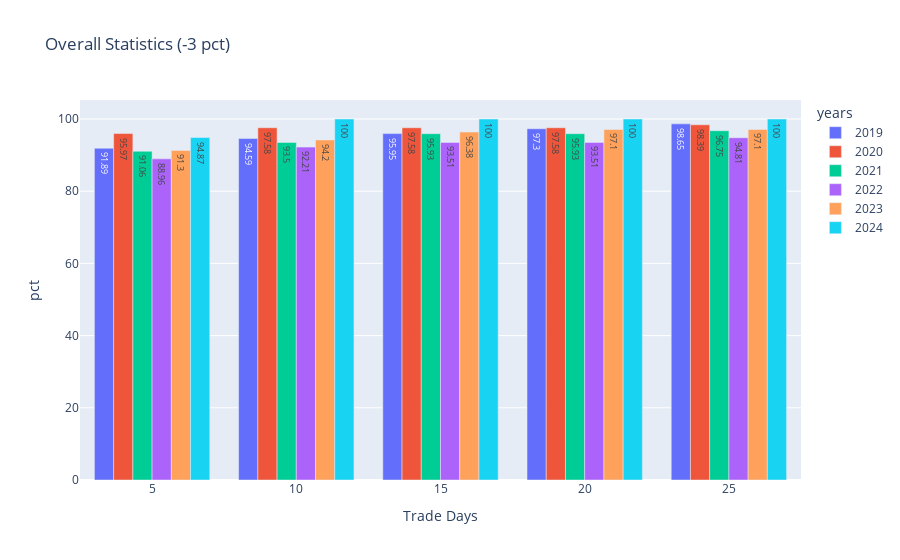

Write notebook code for a chart like this one.
### Code cell
fig = px.bar(data,
                x = 'Trade Days', 
            y = 'pct',
            color = 'years',
            hover_data=['Count'],
            orientation='v', 
            barmode= 'group', 
            title = f'Overall Statistics ({price_dec_pct_buy[i]} pct)',
            text = 'pct')
fig.show()

### Figure 1 — Plotly figure (JSON) as saved in the notebook; plotly's stock layout.template omitted (floating-point values rounded to 4 significant figures)
{"data": [{"alignmentgroup": "True", "customdata": [[68], [70], [71], [72], [73]], "hovertemplate": "years=2019<br>Trade Days=%{x}<br>pct=%{text}<br>Count=%{customdata[0]}<extra></extra>", "legendgroup": "2019", "marker": {"color": "#636efa", "pattern": {"shape": ""}}, "name": "2019", "offsetgroup": "2019", "orientation": "v", "showlegend": true, "text": [91.89, 94.59, 95.95, 97.3, 98.65], "textposition": "auto", "type": "bar", "x": [5, 10, 15, 20, 25], "xaxis": "x", "y": [91.89, 94.59, 95.95, 97.3, 98.65], "yaxis": "y"}, {"alignmentgroup": "True", "customdata": [[119], [121], [121], [121], [122]], "hovertemplate": "years=2020<br>Trade Days=%{x}<br>pct=%{text}<br>Count=%{customdata[0]}<extra></extra>", "legendgroup": "2020", "marker": {"color": "#EF553B", "pattern": {"shape": ""}}, "name": "2020", "offsetgroup": "2020", "orientation": "v", "showlegend": true, "text": [95.97, 97.58, 97.58, 97.58, 98.39], "textposition": "auto", "type": "bar", "x": [5, 10, 15, 20, 25], "xaxis": "x", "y": [95.97, 97.58, 97.58, 97.58, 98.39], "yaxis": "y"}, {"alignmentgroup": "True", "customdata": [[112], [115], [118], [118], [119]], "hovertemplate": "years=2021<br>Trade Days=%{x}<br>pct=%{text}<br>Count=%{customdata[0]}<extra></extra>", "legendgroup": "2021", "marker": {"color": "#00cc96", "pattern": {"shape": ""}}, "name": "2021", "offsetgroup": "2021", "orientation": "v", "showlegend": true, "text": [91.06, 93.5, 95.93, 95.93, 96.75], "textposition": "auto", "type": "bar", "x": [5, 10, 15, 20, 25], "xaxis": "x", "y": [91.06, 93.5, 95.93, 95.93, 96.75], "yaxis": "y"}, {"alignmentgroup": "True", "customdata": [[137], [142], [144], [144], [146]], "hovertemplate": "years=2022<br>Trade Days=%{x}<br>pct=%{text}<br>Count=%{customdata[0]}<extra></extra>", "legendgroup": "2022", "marker": {"color": "#ab63fa", "pattern": {"shape": ""}}, "name": "2022", "offsetgroup": "2022", "orientation": "v", "showlegend": true, "text": [88.96, 92.21, 93.51, 93.51, 94.81], "textposition": "auto", "type": "bar", "x": [5, 10, 15, 20, 25], "xaxis": "x", "y": [88.96, 92.21, 93.51, 93.51, 94.81], "yaxis": "y"}, {"alignmentgroup": "True", "customdata": [[126], [130], [133], [134], [134]], "hovertemplate": "years=2023<br>Trade Days=%{x}<br>pct=%{text}<br>Count=%{customdata[0]}<extra></extra>", "legendgroup": "2023", "marker": {"color": "#FFA15A", "pattern": {"shape": ""}}, "name": "2023", "offsetgroup": "2023", "orientation": "v", "showlegend": true, "text": [91.3, 94.2, 96.38, 97.1, 97.1], "textposition": "auto", "type": "bar", "x": [5, 10, 15, 20, 25], "xaxis": "x", "y": [91.3, 94.2, 96.38, 97.1, 97.1], "yaxis": "y"}, {"alignmentgroup": "True", "customdata": [[37], [39], [39], [39], [39]], "hovertemplate": "years=2024<br>Trade Days=%{x}<br>pct=%{text}<br>Count=%{customdata[0]}<extra></extra>", "legendgroup": "2024", "marker": {"color": "#19d3f3", "pattern": {"shape": ""}}, "name": "2024", "offsetgroup": "2024", "orientation": "v", "showlegend": true, "text": [94.87, 100, 100, 100, 100], "textposition": "auto", "type": "bar", "x": [5, 10, 15, 20, 25], "xaxis": "x", "y": [94.87, 100, 100, 100, 100], "yaxis": "y"}], "layout": {"barmode": "group", "legend": {"title": {"text": "years"}, "tracegroupgap": 0}, "title": {"text": "Overall Statistics (-3 pct)"}, "xaxis": {"anchor": "y", "domain": [0, 1], "title": {"text": "Trade Days"}}, "yaxis": {"anchor": "x", "domain": [0, 1], "title": {"text": "pct"}}}}
